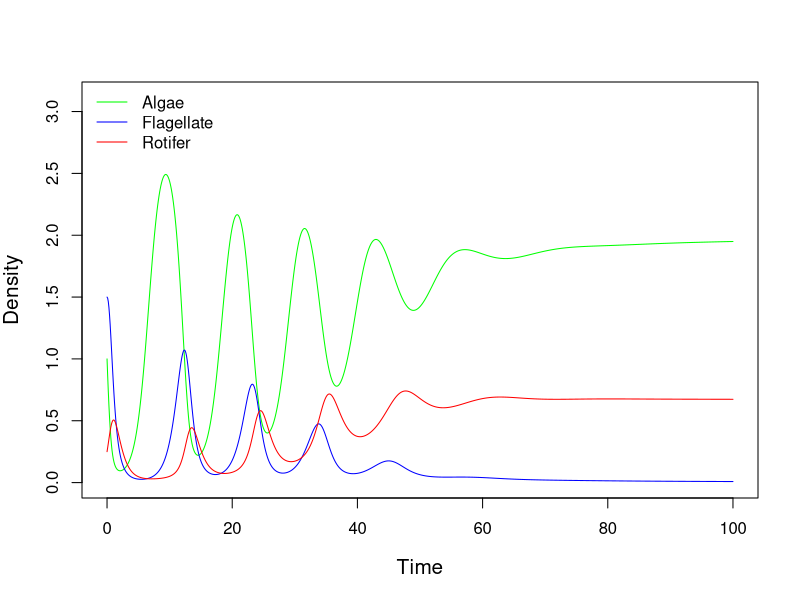
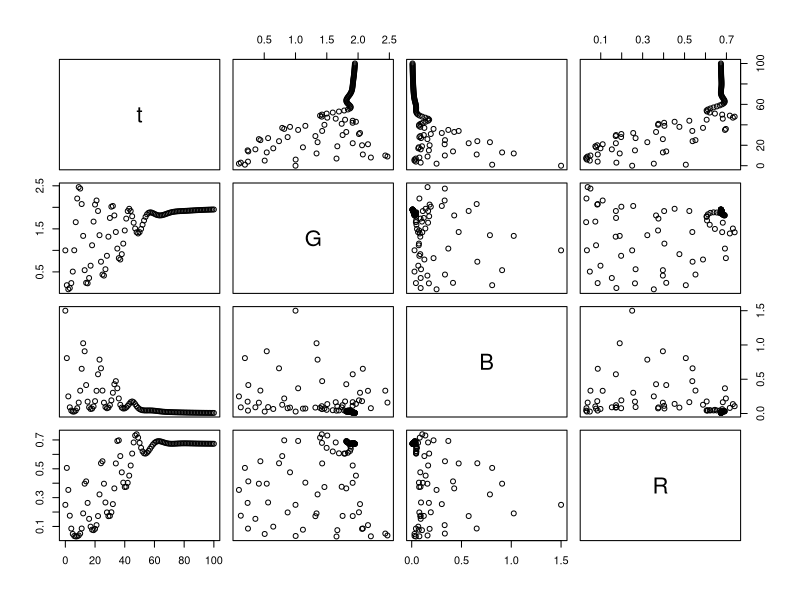
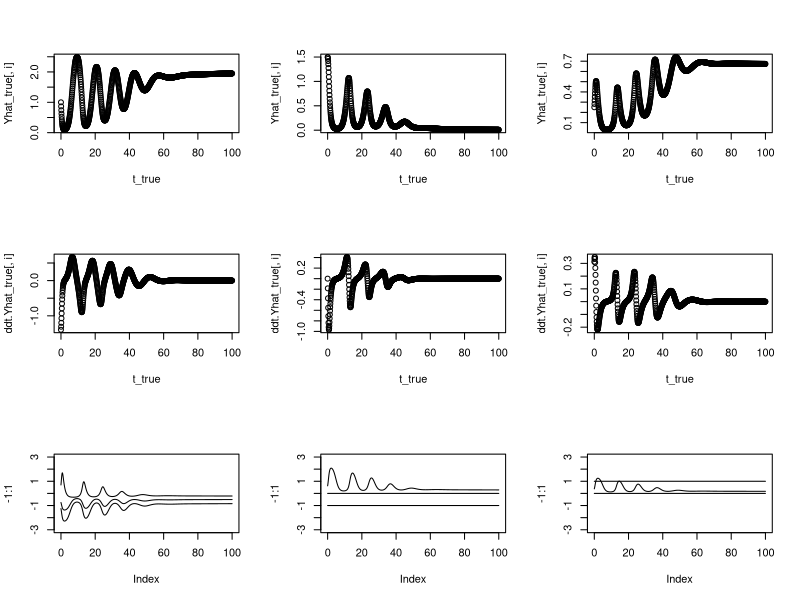

Source code (R) for these figures, in order: (Note: this script raises an error after producing the figures.)
##############
## m_3DLV.r ##
##############

## goal: generate artificial time series where true states, dynamics, effects, and contributions between species are known 

## method:
## Time series are generated by a tri-trophic ODE model

## author: Willem Bonnaffe (w.bonnaffe@gmail.com)

##############
## INITIATE ##
##############

## libraries
library(deSolve)

#
###

#################
## 3D LV MODEL ##
#################

## define model
t_true     = seq(0,100,0.1)
Y_true_0   = c(1.0,1.5,0.25)
# p          = runif(8,0,2) # c(1.0,1.0,2.5,1.5,1.0,1.0,1.0,1.0)
p          = c(1.0,3.0,2.5,1.5,1.0,1.0,1.0,1.0) 
# load("out/parameters_slow_oscillations.RData")
#
ddt.Y_true = function(t,x,p) list(c((p[1]*(1-x[1]/p[2]) - p[3]*1/(1+p[8]*x[1])*x[2] - p[4]*1/(1+p[8]*x[1])*x[3]) * x[1],
                                    (p[3]*1/(1+p[8]*x[1])*x[1] - p[5]*x[3] - p[6])*x[2],
                                    (p[4]*1/(1+p[8]*x[1])*x[1] + p[5]*x[2] - p[7])*x[3]))
#
ddx.r_true = function(t,x,p) list(c( - p[1]/p[2] - p[3]*x[2]*(-1)*p[8]/((1+p[8]*x[1])^2) - p[4]*x[3]*(-1)*p[8]/((1+p[8]*x[1])^2),
                                     - p[3]*1/(1+p[8]*x[1]),
                                     - p[4]*1/(1+p[8]*x[1]),
                                     p[3]*(1/(1+p[8]*x[1])+x[1]*(-1)*p[8]/((1+p[8]*x[1])^2)),
                                     0,
                                     - p[5],
                                     p[4]*(1/(1+p[8]*x[1])+x[1]*(-1)*p[8]/((1+p[8]*x[1])^2)),
                                     p[5],
                                     0
                                     ))
## run ode
Yhat_true  = ode(y=Y_true_0,times=t_true,func=ddt.Y_true,parms=p)

## ground truth
Yhat_true     = Yhat_true[,2:4]
ddt.Yhat_true = t(apply(Yhat_true,1,function(x)unlist(ddt.Y_true(NULL,x,p))))
ddx.rhat_true = t(apply(Yhat_true,1,function(x)unlist(ddx.r_true(NULL,x,p))))

## visualise results
pdf("out/TS_3DLV.pdf")
#
par(cex.lab=1.25)
plot(t_true,Yhat_true[,1],col="black",ylim=c(0,max(Yhat_true)*1.25),cex=0,xlab="Time",ylab="Density")
lines(t_true,Yhat_true[,1],col="green",type="l")
lines(t_true,Yhat_true[,2],col="blue",type="l")
lines(t_true,Yhat_true[,3],col="red",type="l")
legend("topleft",legend=c("Algae","Flagellate","Rotifer"),lty=1,col=c("green","blue","red"),bty="n")
par(cex.lab=1)
#
## create TS 
s            = seq(0,100*10,10) + 1
TS           = cbind(t_true[s],Yhat_true[s,])
colnames(TS) = c("t","G","B","R")
#
## visualise TS
plot(data.frame(TS))
#
## visualise ground truth
layout(mat=matrix(1:9,ncol=3,byrow=F))
for(i in 1:3)
{
    plot(t_true,Yhat_true[,i])
    plot(t_true,ddt.Yhat_true[,i])
    plot(-1:1,xlim=c(min(t_true),max(t_true)),ylim=c(-3,3),cex=0)
    for(j in 1:3)
    {
        lines(t_true,ddx.rhat_true[,(i-1)*3+j])
    }
}
#
dev.off()

## save results
write.table(TS,file="out/TS_3DLV.csv",sep=";",row.names=FALSE)
LV_GT = list("t_true"=t_true,"Yhat_true"=Yhat_true,"ddt.Yhat_true"=ddt.Yhat_true,"ddx.rhat_true"=ddx.rhat_true) 
save(LV_GT,file="out/GT_3DLV.RData")
save(p,file="out/parameters.RData")

#
###
